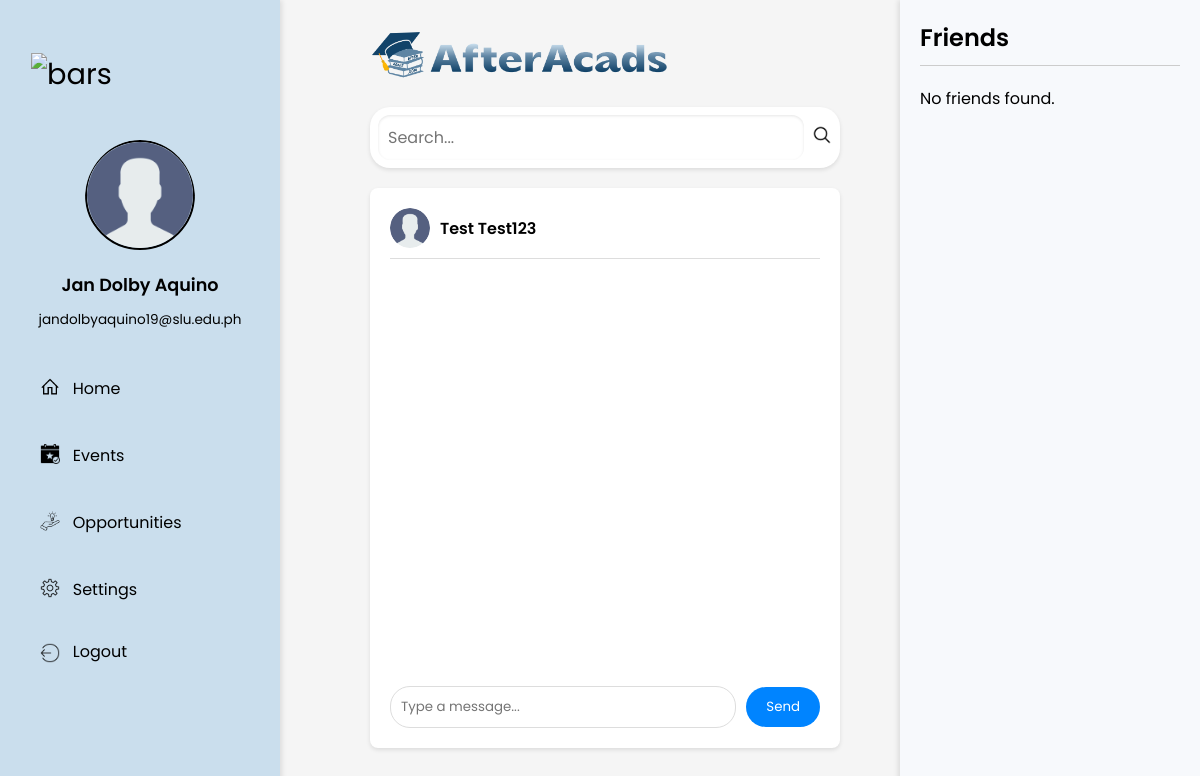
Screenshot of /pages/alumni/sendMessagePage.php?chat_with=15 (signed in) with the database file from the repository.
### tables this page shows
CREATE TABLE IF NOT EXISTS `users` (
  `id` int NOT NULL AUTO_INCREMENT,
  `first_name` varchar(100) NOT NULL,
  `middle_name` varchar(100) DEFAULT NULL,
  `last_name` varchar(100) NOT NULL,
  `email` varchar(255) NOT NULL,
  `password_hash` varchar(255) NOT NULL,
  `agreed_to_terms` tinyint(1) NOT NULL,
  `created_at` timestamp NOT NULL DEFAULT CURRENT_TIMESTAMP,
  `user_address` text,
  `bio` text,
  `employment_status` enum('Employed','Unemployed','Not Looking For Work','Retired','Studying') DEFAULT 'Unemployed',
  `status` enum('pending','approved','rejected','restricted') DEFAULT 'pending',
  `profile_picture` blob,
  `alumni_photo_validation` blob,
  `userType` enum('alumni','admin','manager') NOT NULL DEFAULT 'alumni',
  `batch_id` int DEFAULT NULL,
  `school_id` int DEFAULT NULL,
  `course_id` int DEFAULT NULL,
  `gender` enum('Male','Female','Prefer Not To Say') NOT NULL DEFAULT 'Prefer Not To Say',
  PRIMARY KEY (`id`),
  UNIQUE KEY `email` (`email`),
  KEY `fk_batch` (`batch_id`),
  KEY `fk_users_schools` (`school_id`),
  KEY `fk_users_courses` (`course_id`)
);

### config/alumni/header.php (called while the page is built, shortened)
<?php
function getAuthenticatedUser() {
    include '../../config/general/connection.php';
    $email = $_SESSION['email'];
    $sql = "SELECT u.*, b.batch_number AS batch_number, s.name AS school_name, c.name AS course_name
            FROM users u
            LEFT JOIN batches b ON u.batch_id = b.id
            LEFT JOIN schools s ON u.school_id = s.id
            LEFT JOIN courses c ON u.course_id = c.id
            WHERE u.email = ?";
    $stmt = $conn->prepare($sql);
    $stmt->bind_param("s", $email);
    $stmt->execute();
    $result = $stmt->get_result();
    if ($result->num_rows > 0) {
        return $result->fetch_assoc();
    } else {
        die("User not authenticated. Please log in.");
    }
}
?>

### pages/alumni/sendMessagePage.php (the view, shortened to what this page needs)
<?php
include '../../config/alumni/header.php';
include '../../config/general/connection.php';
$user = getAuthenticatedUser();
$friendsManager = new FriendsManager($conn);
$friends = $friendsManager->getFriends($user['id']);
$user = getAuthenticatedUser();
if (isset($_GET['chat_with']) && !empty($_GET['chat_with'])) {
    $friend_id = intval($_GET['chat_with']);
    $stmt = $conn->prepare("SELECT first_name, last_name, profile_picture FROM users WHERE id = ?");
    $stmt->bind_param("i", $friend_id);
    $stmt->execute();
    $result = $stmt->get_result();
    if ($result->num_rows > 0) {
        $friend = $result->fetch_assoc();
    } else {
        die("Friend not found.");
    }
} else {
    die("No friend selected for messaging.");
}
?>
<!DOCTYPE html>
<html lang="en">
<head>
    <link rel="stylesheet"
        href="https://maxst.icons8.com/vue-static/landings/line-awesome/line-awesome/1.3.0/css/line-awesome.min.css" />
    <link rel="stylesheet" href="../../style/alumni/sendMessage.css" />
    <link rel="stylesheet" href="../../style/alumni/friends-panel.css" />
</head>
<body>
<div class="sidebar">
        <div class="sidebar-brand">
            <div class="brand-flex">
                <div class="brand-icon">
                    <a href="javascript:void(0)" id="sidebarToggle">
                        <span><img src="../../assets/bars1.png" width="24px" alt="bars" /></span>
                    </a>
                </div>
            </div>
        </div>
        <div class="sidebar-content">
            <div class="sidebar-user">
                <a href="../../pages/alumni/viewProfile.php">
                    <img src="../../assets/profileIcon.jpg" alt="Profile Picture" />
                </a>
                <div>
                    <h3>
                        <?php echo htmlspecialchars($user['first_name'] . ' ' . $user['last_name']); ?>
                    </h3>
                    <span>
                        <?php echo htmlspecialchars($user['email']); ?>
                    </span>
                </div>
            </div>
            <div class="sidebar-menu">
            <ul>
          <li><a href="../../pages/alumni/shareExperience.php"><span><img src="../../assets/home1.png" width="20px" alt="Home" /></span>Home</a></li>
          <li><a href="../../pages/alumni/events.php"><span><img src="../../assets/event1.png" width="20px" alt="Events" /></span>Events</a></li>
          <li><a href="../../pages/alumni/opportunities.php"><span><img src="../../assets/opportunities.png" width="20px" alt="Opportunities" /></span>Opportunities</a></li>
          <li><a href="../../pages/alumni/settings.php"><span><img src="../../assets/setting1.png" width="20px" alt="Settings" /></span>Settings</a></li>
          <li>
            <form action="../../config/general/logout.php" method="post" onclick="confirmLogout()" style="margin: 0;">
                <button type="submit" class="logout-button">
                    <span>
                        <img src="../../assets/logout1.png" width="20px" alt="Logout" />
                    </span>Logout
                </button>
            </form>
          </li>
        </ul>
            </div>
        </div>
    </div>
    <div class="main-content">
        <header>
            <a href="../../pages/alumni/shareExperience.php">
                <img src="../../assets/logo.png" alt="logo" class="logo-header" />
            </a>
        </header>
        <main>
            <div class="header-search-bar">
                <input type="text" class="search-input" id="searchInput" placeholder="Search..." />
                <button class="search-button" id="searchButton" aria-label="Search">
                    <span><img src="../../assets/search1.png" width="20px" alt="search" /></span>
                </button>
            </div>
            <div class="message-container" id="messageContainer">
                <div class="chat-header">
                    <?php if (!empty($friend['profile_picture'])): ?>
                        <img
                            alt="User Profile Picture" class="chat-user-icon">
                    <?php else: ?>
                        <img src="../../assets/profileIcon.jpg"
                            alt="Default Avatar" class="chat-user-icon">
                    <?php endif; ?>
                    <span class="chat-username">
                        <?php echo htmlspecialchars($friend['first_name'] . ' ' . $friend['last_name']); ?>
                    </span>
            </div>
                <div class="chat-box" id="chatBox">
                </div>
                <div class="chat-input">
                    <input type="text" id="messageInput" placeholder="Type a message..." class="message-input">
                    <button class="send-button" id="sendButton">Send</button>
                </div>
            </div>
        </main>
    </div>
    <div class="right-panel">
    <h2>Friends</h2>
    <hr class="title-divider">
    <div class="friend-list">
        <?php if (!empty($friends)): ?>
            <?php foreach ($friends as $friend): ?>
                <div class="friend-item">
                    <div class="friend-avatar">
                        <?php if (!empty($friend['profile_picture'])): ?>
                            <img
                                alt="<?php echo htmlspecialchars($friend['first_name']); ?>'s Profile Picture"
                                style="max-width: 50px; border-radius: 50%;">
                        <?php else: ?>
                            <img src="../../assets/profileIcon.jpg"
                                alt="Default Avatar"
                                style="max-width: 50px; border-radius: 50%;">
                        <?php endif; ?>
                    </div>
                    <div class="friend-info">
                        <h4>
                            <a href="viewProfile.php?user_id=<?php echo $friend['id']; ?>">
                                <?php echo htmlspecialchars($friend['first_name'] . ' ' . $friend['last_name']); ?>
                            </a>
                        </h4>
                        <p><?php echo htmlspecialchars($friend['email']); ?></p>
                    </div>
                </div>
            <?php endforeach; ?>
        <?php else: ?>
            <p>No friends found.</p>
        <?php endif; ?>
    </div>
</div>
</body>
</html>

### style/alumni/sendMessage.css (style rules this page uses)
:root { --color-main: #1a202e; --color-light: #f5f5f5; --color-dark: #1a1a1a; --color-accent: #91aec4; --color-sidebar-bg: #cadeed; --color-sidebar-text: #000000; }
* { font-family: "Poppins", sans-serif; box-sizing: border-box; text-decoration: none; list-style-type: none; margin: 0; padding: 0; }
body { font-family: "Poppins", sans-serif; margin: 0; padding: 0; background-color: #f5f5f5; }
.main-content, .right-panel, .sidebar { position: relative; }
.sidebar { width: 280px; position: fixed; left: 0; top: 0; height: 100%; padding: 24px; background: var(--color-sidebar-bg); color: var(--color-sidebar-text); overflow-y: auto; overflow-x: hidden; transition: width 0.3s ease, padding 0.3s ease; z-index: 100; }
.sidebar-brand { height: 100px; display: flex; justify-content: space-between; align-items: center; }
.brand-flex { display: flex; justify-content: space-between; align-items: center; }
.brand-icon a { margin-left: 7px; display: inline-block; text-decoration: none; }
.brand-icon span { font-size: 1.8rem; color: var(--color-sidebar-text); }
.sidebar-content { display: block; }
.sidebar-user { margin: 1rem 0rem; text-align: center; }
.sidebar-user img { width: 110px; height: 110px; border-radius: 50%; border: 2px solid var(--color-sidebar-text); object-fit: cover; }
.sidebar-user h3 { font-size: 1.1rem; font-weight: 600; margin: 0.5rem 0; }
.sidebar-user span { font-size: 0.85rem; color: #000000; }
.sidebar-user a { display: inline-block; border-radius: 50%; overflow: hidden; }
.sidebar-user a img { width: 110px; height: 110px; border-radius: 50%; transition: transform 0.3s ease; }
.sidebar-menu { margin-top: 2rem; }
.sidebar-menu ul { margin-bottom: 1.5rem; padding-left: 0; }
.sidebar-menu li { margin-bottom: 1rem; }
.sidebar-menu li a { color: var(--color-sidebar-text); display: flex; align-items: center; font-size: 1rem; padding: 0.5rem 1rem; transition: background-color 0.3s ease; border-radius: 6px; }
.sidebar-menu li a span { font-size: 1.5rem; margin-right: 0.8rem; }
.sidebar { box-shadow: 2px 0 5px rgba(0, 0, 0, 0.1); }
.sidebar { z-index: 100; }
.logout-button { display: flex; align-items: center; font-size: 1rem; padding: 0.5rem 1rem; color: var(--color-sidebar-text); background: none; border: none; cursor: pointer; border-radius: 6px; width: 100%; text-align: left; transition: background-color 0.3s ease; }
.logout-button span { margin-right: 0.8rem; }
.logout-button img { vertical-align: middle; }
.main-content { margin-left: 320px; margin-right: 350px; padding-left: 50px; padding-right: 10px; transition: margin-left 0.3s ease, margin-right 0.3s ease; }
.logo-header { width: 300px; height: 50px; }
header { margin-top: 30px; position: relative; }
.header-search-bar { display: flex; align-items: center; padding: 8px; background-color: #fff; border-radius: 20px; width: 100%; box-shadow: 0 2px 4px rgba(0, 0, 0, 0.1); margin: 20px 0; }
.search-input { border: none; outline: none; padding: 10px; flex-grow: 1; font-size: 1rem; border-radius: 12px; box-shadow: inset 0 1px 3px rgba(0, 0, 0, 0.1); }
.header-search-bar .search-button { border: none; background: transparent; cursor: pointer; outline: none; padding: 0; margin-left: 8px; }
.message-container { background-color: #fff; border-radius: 8px; box-shadow: 0 2px 4px rgba(0, 0, 0, 0.1); margin-top: 20px; padding: 20px; height: 70vh; display: flex; flex-direction: column; }
.chat-header { display: flex; align-items: center; border-bottom: 1px solid #ddd; padding-bottom: 10px; }
.chat-user-icon { width: 40px; height: 40px; border-radius: 50%; margin-right: 10px; }
.chat-username { font-weight: 600; }
.chat-box { flex-grow: 1; overflow-y: auto; margin-top: 20px; padding-right: 10px; }
.chat-input { display: flex; align-items: center; margin-top: 10px; }
.message-input { flex-grow: 1; padding: 10px; border: 1px solid #ddd; border-radius: 20px; }
.send-button { background-color: #0084ff; border: none; color: white; padding: 10px 20px; margin-left: 10px; border-radius: 20px; cursor: pointer; }

### style/alumni/friends-panel.css (style rules this page uses)
.right-panel { position: fixed; top: 0; right: 0; width: 300px; height: 100%; background-color: #f7f9fc; padding: 20px; box-shadow: -2px 0 5px rgba(0, 0, 0, 0.1); overflow-y: auto; z-index: 100; }
.right-panel h2 { font-size: 1.5rem; font-weight: 600; margin-bottom: 10px; color: #000; }
.right-panel .title-divider { border: 0; height: 1px; background: #ccc; margin: 10px 0 20px 0; }
.friend-list { display: flex; flex-direction: column; gap: 15px; }

### rows the page displays
users: first_name+last_name "Jan Dolby Aquino", email "jandolbyaquino19@slu.edu.ph"
users: first_name+last_name "Test Test123"
